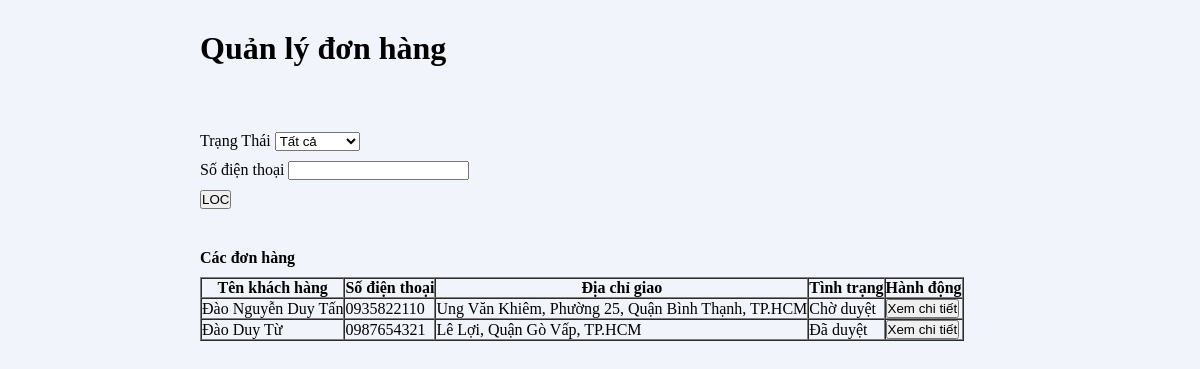
Page /VuaNem/qldonhang.php on the committed database.
### tables this page shows
CREATE TABLE `tbldonhang` (
  `madh` int(11) NOT NULL,
  `sodienthoai` varchar(20) NOT NULL,
  `diachigiao` varchar(200) NOT NULL,
  `tinhtrang` int(11) NOT NULL
);

CREATE TABLE `tblkhachhang` (
  `sodienthoai` varchar(20) NOT NULL,
  `tenkh` varchar(100) NOT NULL,
  `diachi` text NOT NULL
);

CREATE TABLE `tbltinhtrang` (
  `matt` int(11) NOT NULL,
  `tentt` varchar(30) NOT NULL
);

### VuaNem/qldonhang.php (the view, shortened to what this page needs)
<?php
    $cn = connect_db();
?>
<!DOCTYPE html>
<html lang="en">
<head>
    <link rel="stylesheet" href="./assets/css/style.css">
</head>
<body>
    <div id="order-mana" >
        <h1>Quản lý đơn hàng</h1>
        <form class="form-loc" method="POST" style="padding: 30px 0px;">
            <p><label for="tinhtrang">Trạng Thái</label>
                <select name="tinhtrang" id="tinhtrang">
                    <option value="0"
                    <?php
                        if($_SESSION["tinhtrang"] == 0) {
                            echo "selected";
                        }
                    ?>
                    >Tất cả</option>
                    </select></p>
                    <p><label for="sodienthoai">Số điện thoại</label>
                        <input type="text" name="sodienthoai" value="<?=$_SESSION['sodienthoai']?>">
                    </p>
                    <p>
                    <input type="submit" name="loc" value="LOC">
                    </p>
        </form>
        <?php
            $where = " true ";
            $sql = "select * from tbldonhang, tblkhachhang, tbltinhtrang ";
            $sql = $sql . " where tbldonhang.sodienthoai = tblkhachhang.sodienthoai ";
            $sql = $sql . " and tbldonhang.tinhtrang = tbltinhtrang.matt";
            $sql = $sql . " and {$where} ";
            $result = $cn->query($sql);
            if($cn->affected_rows > 0) {
                echo "<p style='font-weight:bold; padding-bottom: 10px;'>Các đơn hàng</p>";
                echo "<table border='1' cellspacing = '0' cellpadding = '3'>";
                echo "<tr>";
                echo "<th>Tên khách hàng</th>";
                echo "<th>Số điện thoại</th>";
                echo "<th>Địa chỉ giao</th>";
                echo "<th>Tình trạng</th>";
                echo "<th>Hành động</th>";
                echo "<tr>";
                while($row = $result->fetch_array()){
                    echo "<tr>";
                    echo "<td>{$row['tenkh']}</td>";
                    echo "<td>{$row['sodienthoai']}</td>";
                    echo "<td>{$row['diachi']}</td>";
                    echo "<td>{$row['tentt']}</td>";
                    echo "<td>";
                    echo "<form action='donhang.php' method='POST'>";
                    echo "<input type='submit' name='xem' value='Xem chi tiết'>";
                    echo "</form>";
                    echo "</td>";
                    echo "<tr>";
                }
                echo "</table>";
            }
            else {
                echo "Không tìm thấy đơn hàng nào";
            }
        ?>
    </div>
</body>
</html>

### VuaNem/assets/css/style.css (style rules this page uses)
* { padding: 0; margin: 0; box-sizing: border-box; }
html { scroll-behavior: smooth; }
body { background-color: #f1f4fb; }
#order-mana { margin-left: 200px; }
#order-mana h1 { padding: 30px 0; }
#order-mana form p { padding: 5px 0; }
#order-mana p { padding: 5px 0; }

### rows in the picture
tbldonhang: tblkhachhang.tenkh "Đào Nguyễn Duy Tấn", tblkhachhang.sodienthoai "0935822110", tblkhachhang.diachi "Ung Văn Khiêm, Phường 25, Quận Bình Thạnh, TP.HCM", tbltinhtrang.tentt "Chờ duyệt"
tbldonhang: tblkhachhang.tenkh "Đào Duy Từ", tblkhachhang.sodienthoai "0987654321", tblkhachhang.diachi "Lê Lợi, Quận Gò Vấp, TP.HCM", tbltinhtrang.tentt "Đã duyệt"
